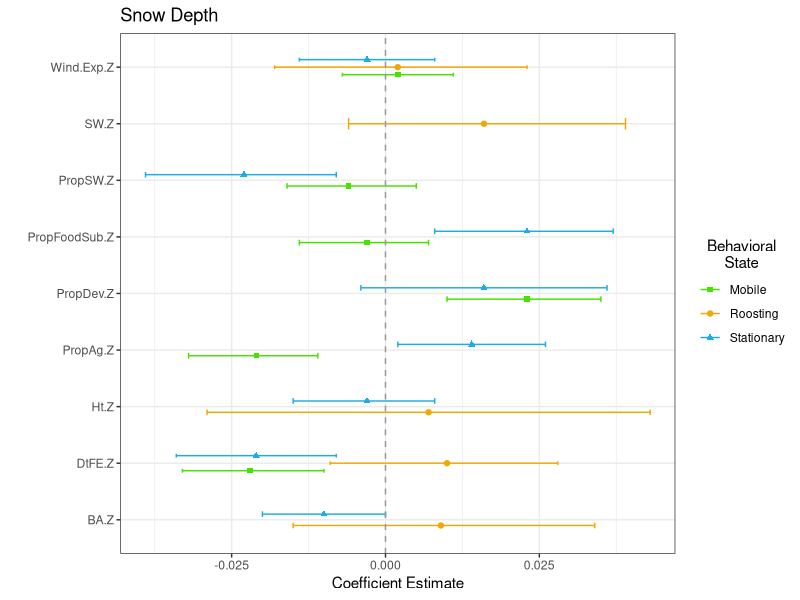
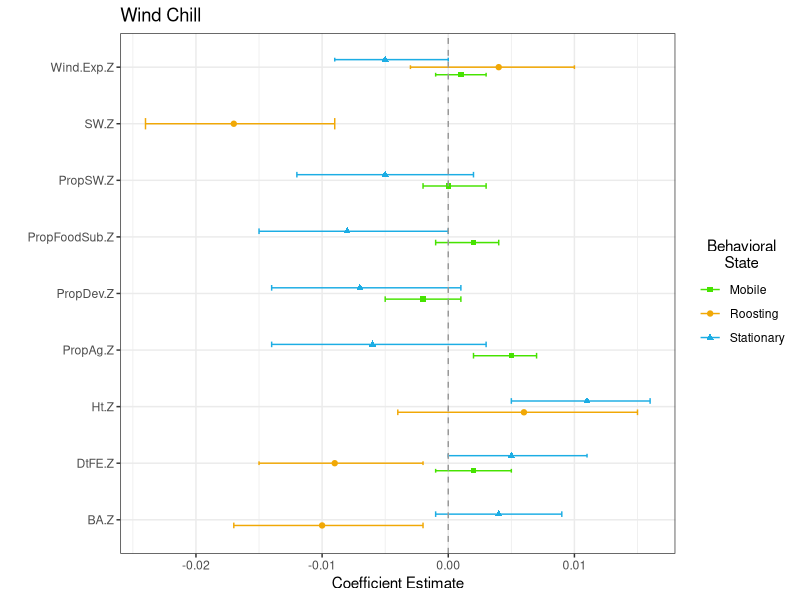
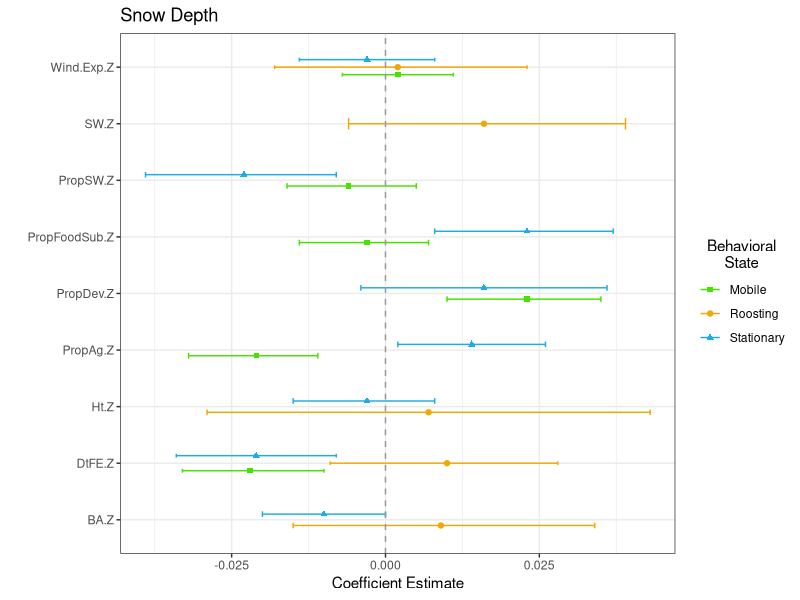
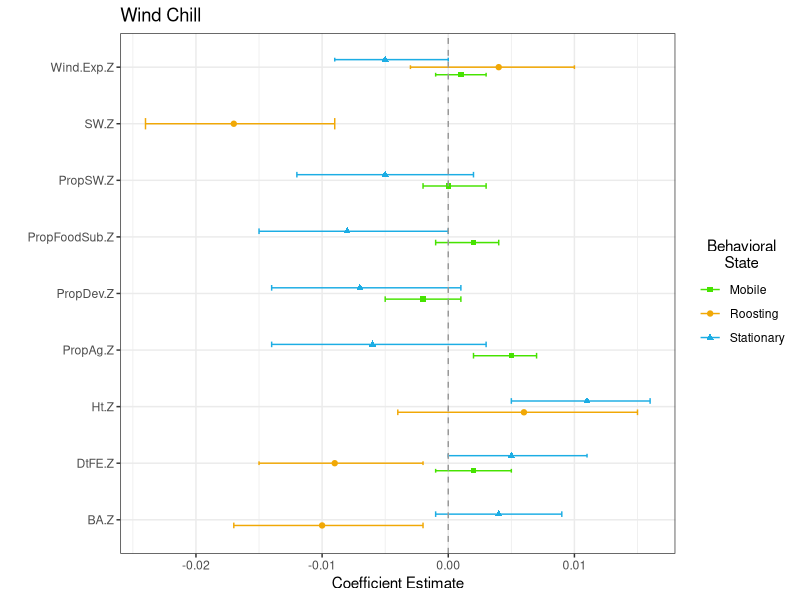
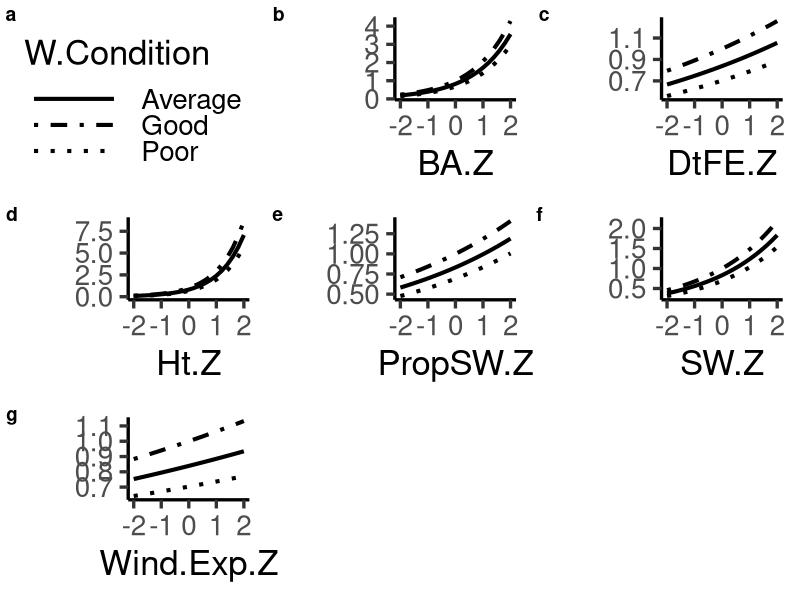
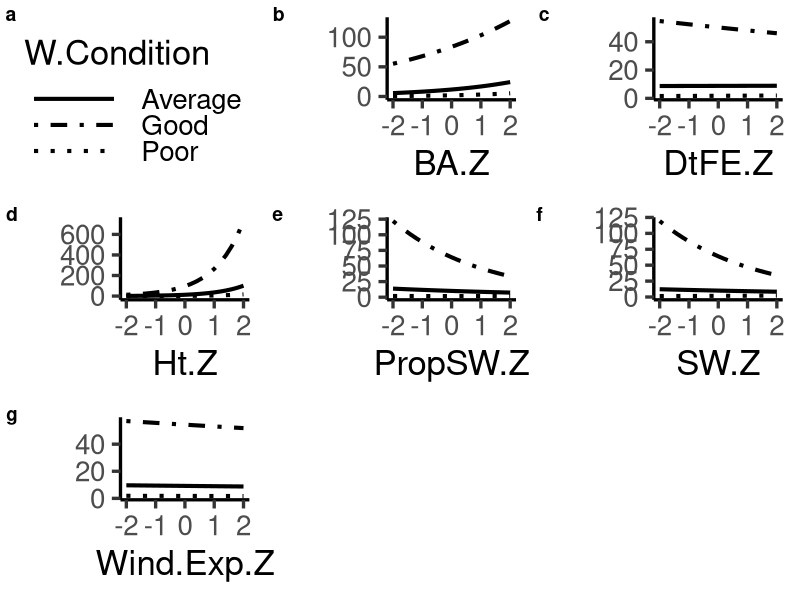

These figures' R source, in order: (Note: this script raises an error after producing the figures.)
require(dplyr)
require(ggplot2)
require(forcats)

### Comparison of Magnitude of Interactions
interactions.raw <- read.csv("Results/InteractionResults.csv") %>%
  mutate(Beh_State = as.factor(Analysis)) %>%
  mutate(LC_Cov = as.factor(HabitatCov)) %>%
  rename(Interaction = mean, SD = sd)
# interactions.raw$Beh_State <- factor(interactions.raw$Beh_State,
#                                      levels = c("Roost", "Loafing", "Foraging"))
# interactions.raw$LC_Cov <- factor(interactions.raw$LC_Cov,
#                                   levels = c("Wind Exposure", "Distance to Edge", "Proportion Ag",
#                                              "Proportion Dev", "Proportion SW", "% Softwood",
#                                              "Mean Tree Height", "Basal Area"))

#Graph showing interaction terms for snow depth
int.Snow <- interactions.raw %>% filter(WeatherCov == "SD")
ggplot(data = int.Snow, aes(y = LC_Cov, x = Interaction, shape = Beh_State, color = Beh_State)) +
  geom_point(size = 1.5,
             position = position_dodge(width = .4)) +
  geom_errorbar(aes(xmin = X0.025quant, xmax = X0.975quant),
                width = .2,
                position = position_dodge(width = .4)) +
  geom_vline(xintercept = 0, color = "grey60", linetype = 2) +
  theme_bw() + 
  xlab("Coefficient Estimate") +
  ylab("") +
  ggtitle("Snow Depth") +
  labs(color = "Behavioral\nState") + 
  theme(legend.title.align=0.5) + 
  scale_colour_manual(name = "Behavioral\nState",
                      # labels = c("Roost", "Stationary", "Mobile"),
                      values = c("#46e300", "#f1a806", "#1cade4")) +   
  scale_shape_manual(name = "Behavioral\nState",
                     # labels = c("Roost", "Stationary", "Mobile"),
                     values = c(15, 19, 17))
ggsave("Results/SnowDepth_InteractionComp.jpeg", width = 8, height = 7, units = "in")


#Graph showing interaction terms for Previous days wind chill
int.Wind <- interactions.raw %>% filter(WeatherCov == "WC_prev")
ggplot(data = int.Wind, aes(y = LC_Cov, x = Interaction, shape = Beh_State, color = Beh_State)) +
  geom_point(size = 1.5,
             position = position_dodge(width = .4)) +
  geom_errorbar(aes(xmin = X0.025quant, xmax = X0.975quant),
                width = .2,
                position = position_dodge(width = .4)) +
  geom_vline(xintercept = 0, color = "grey60", linetype = 2) +
  theme_bw() + 
  xlab("Coefficient Estimate") +
  ylab("") +
  ggtitle("Wind Chill") +
  labs(color = "Behavioral\nState") + 
  theme(legend.title.align=0.5) + 
  scale_colour_manual(name = "Behavioral\nState",
                      # labels = c("Roost", "Stationary", "Mobile"),
                      values = c("#46e300", "#f1a806", "#1cade4")) +   
  scale_shape_manual(name = "Behavioral\nState",
                     # labels = c("Roost", "Stationary", "Mobile"),
                     values = c(15, 19, 17))
ggsave("Results/WindChill_InteractionComp.jpeg", width = 8, height = 7, units = "in")


#make big points
#remove endcaps on error bars
#thicker error lines

################################################################################################
### Plot Matrix showing selection at Poor, Average, and Good Weather
require(cowplot)

interactions.raw <- read.csv("Results/CowplotData.csv") %>%
  # mutate(Beh_State = factor(Beh_State, levels = c("Roost", "Stationary", "Mobile"))) %>%
  # mutate(LC_Cov = factor(LC_Cov,
  #                        levels = c("Distance to Edge", "Wind Exposure", "Proportion Ag",
  #                                   "Proportion Dev", "Proportion SW",
  #                                   "Mean Tree Height", "Basal Area", "% Softwood"))) %>%
  arrange(Beh_State, LC_Cov)

int.Snow.Roost <- interactions.raw %>% filter(Weath_Cov == "SD") %>% filter(Beh_State == "Roosting")
int.Wind.Roost <- interactions.raw %>% filter(Weath_Cov == "WC_prev") %>% filter(Beh_State == "Roosting")
int.Snow.Loaf <- interactions.raw %>% filter(Weath_Cov == "SD") %>% filter(Beh_State == "Loafing") %>% distinct()
int.Wind.Loaf <- interactions.raw %>% filter(Weath_Cov == "WC_prev") %>% filter(Beh_State == "Loafing") %>% distinct()
int.Snow.Forage <- interactions.raw %>% filter(Weath_Cov == "SD") %>% filter(Beh_State == "Foraging") %>% distinct()
int.Wind.Forage <- interactions.raw %>% filter(Weath_Cov == "WC_prev") %>% filter(Beh_State == "Foraging") %>% distinct()
int.Wind <- interactions.raw %>% filter(Weath_Cov == "WC_prev")
int.Snow <- interactions.raw %>% filter(Weath_Cov == "SD")
# Condition Thresholds (Used summary on raw data and chose near 1st/3rd Quantile and Mean)
# Wind Chill/Roost = 4, 15, 27
# Snow Depth/Roost = 0, 4, 8

# #This is all plots as one.
# i = 1
# snow.list <- list()
# snow.plots <- list()
# for(i in 1:length(int.Snow$LC_Cov)){
#   snow.df <- data.frame(Behavior = int.Snow$Beh_State[i],
#                         LC = int.Snow$LC_Cov[i],
#                         LC.Coef = int.Snow$LC_Coef[i],
#                         W.Coef = int.Snow$Weath_Coef[i],
#                         Int.Coef = int.Snow$Interaction[i],
#                         LC.Val = rep(seq(-2, 2,.2),3),
#                         W.Val = rep(c(0,4,8), each = 21),
#                         W.Condition = rep(c("Good","Average","Poor"), each = 21))
#   snow.list[[i]] <- snow.df %>%
#     mutate(Est = exp((LC.Coef*LC.Val) + (W.Coef*W.Val) + (Int.Coef*LC.Val*W.Val)))
#   snow.plot <- ggplot(data = snow.list[[i]], aes(x = LC.Val, y = Est, group = W.Condition)) +
#     geom_line(aes(linetype = W.Condition), size = 1.4) +
#     scale_linetype_manual(values = c("solid", 'dotdash', "dotted")) +
#     theme_classic() +
#     xlab(snow.df$LC[i]) + ylab("")
#   
#   snow.plots[[i]] <- snow.plot + theme(legend.position="none")
# }
# 
# legend <- get_legend(snow.plot + theme(legend.position = "bottom"))
# plot_grid(plotlist = snow.plots,
#           legend,
#           labels = "auto",
#           nrow = 3,
#           align = "hv",
#           axis = "lb")

###Roosting 
##Snow Depth 
snow.list <- list()
snow.plots <- list()
for(i in 1:length(int.Snow.Roost$LC_Cov)){
  snow.df <- data.frame(Behavior = int.Snow.Roost$Beh_State[i],
                        LC = int.Snow.Roost$LC_Cov[i],
                        LC.Coef = int.Snow.Roost$LC_Coef[i],
                        W.Coef = int.Snow.Roost$Weath_Coef[i],
                        Int.Coef = int.Snow.Roost$Interaction[i],
                        LC.Val = rep(seq(-2, 2,.2),3),
                        W.Val = rep(c(0,4,8), each = 21),
                        W.Condition = rep(c("Good","Average","Poor"), each = 21))
  snow.list[[i]] <- snow.df %>%
    mutate(Est = exp((LC.Coef*LC.Val) + (W.Coef*W.Val) + (Int.Coef*LC.Val*W.Val)))
  snow.plot <- ggplot(data = snow.list[[i]], aes(x = LC.Val, y = Est, group = W.Condition)) +
    geom_line(aes(linetype = W.Condition), size = 1.4) +
    scale_linetype_manual(values = c("solid", 'dotdash', "dotted")) +
    theme_classic(base_size = 25) +
    xlab(snow.df$LC[i]) + ylab("")
  
  snow.plots[[i]] <- snow.plot + theme(legend.position="none")
}

legend <- get_legend(snow.plot + theme(legend.position = "right", legend.key.width=unit(1,"inch")))

jpeg('Results/Roost_Snow.jpg', width = 1300, height = 1500)
plot_grid(plotlist = snow.plots,
          legend,
          labels = "auto",
          nrow = 3,
          align = "hv",
          axis = "lb")
dev.off()

##Wind Chill
wind.list <- list()
wind.plots <- list()
for(i in 1:length(int.Wind.Roost$LC_Cov)){
  wind.df <- data.frame(Behavior = int.Wind.Roost$Beh_State[i],
                        LC = int.Wind.Roost$LC_Cov[i],
                        LC.Coef = int.Wind.Roost$LC_Coef[i],
                        W.Coef = int.Wind.Roost$Weath_Coef[i],
                        Int.Coef = int.Wind.Roost$Interaction[i],
                        LC.Val = rep(seq(-2, 2,.2),3),
                        W.Val = rep(c(27,15,4), each = 21),
                        W.Condition = rep(c("Good","Average","Poor"), each = 21))
  wind.list[[i]] <- wind.df %>%
    mutate(Est = exp((LC.Coef*LC.Val) + (W.Coef*W.Val) + (Int.Coef*LC.Val*W.Val)))
  wind.plot <- ggplot(data = wind.list[[i]], aes(x = LC.Val, y = Est, group = W.Condition)) +
    geom_line(aes(linetype = W.Condition), size = 1.4) +
    scale_linetype_manual(values = c("solid", 'dotdash', "dotted")) +
    theme_classic(base_size = 25) +
    xlab(wind.df$LC[i]) + ylab("")
  
  wind.plots[[i]] <- wind.plot + theme(legend.position="none")
}

legend <- get_legend(wind.plot + theme(legend.position = "right", legend.key.width=unit(1,"inch")))


jpeg('Results/Roost_Wind.jpg', width = 1300, height = 1500)
plot_grid(plotlist = wind.plots,
          legend,
          labels = "auto",
          nrow = 3,
          align = "hv",
          axis = "lb")
dev.off()

###Loafing 
##Snow Depth 
snow.list <- list()
snow.plots <- list()
for(i in 1:length(int.Snow.Loaf$LC_Cov)){
  snow.df <- data.frame(Behavior = int.Snow.Loaf$Beh_State[i],
                        LC = int.Snow.Loaf$LC_Cov[i],
                        LC.Coef = int.Snow.Loaf$LC_Coef[i],
                        W.Coef = int.Snow.Loaf$Weath_Coef[i],
                        Int.Coef = int.Snow.Loaf$Interaction[i],
                        LC.Val = rep(seq(-2, 2,.2),3),
                        W.Val = rep(c(0,4,8), each = 21),
                        W.Condition = rep(c("Good","Average","Poor"), each = 21))
  snow.list[[i]] <- snow.df %>%
    mutate(Est = exp((LC.Coef*LC.Val) + (W.Coef*W.Val) + (Int.Coef*LC.Val*W.Val)))
  snow.plot <- ggplot(data = snow.list[[i]], aes(x = LC.Val, y = Est, group = W.Condition)) +
    geom_line(aes(linetype = W.Condition), size = 1.4) +
    scale_linetype_manual(values = c("solid", 'dotdash', "dotted")) +
    theme_classic(base_size = 25) +
    xlab(snow.df$LC[i]) + ylab("")
  
  snow.plots[[i]] <- snow.plot + theme(legend.position="none")
}

legend <- get_legend(snow.plot + theme(legend.position = "right", legend.key.width=unit(1,"inch")))

jpeg('Results/Loafing_Snow.jpg', width = 1800, height = 1500)
plot_grid(plotlist = snow.plots,
          legend,
          labels = "auto",
          nrow = 3,
          align = "hv",
          axis = "lb")
dev.off()

##Wind Chill
wind.list <- list()
wind.plots <- list()
for(i in 1:length(int.Wind.Loaf$LC_Cov)){
  wind.df <- data.frame(Behavior = int.Wind.Loaf$Beh_State[i],
                        LC = int.Wind.Loaf$LC_Cov[i],
                        LC.Coef = int.Wind.Loaf$LC_Coef[i],
                        W.Coef = int.Wind.Loaf$Weath_Coef[i],
                        Int.Coef = int.Wind.Loaf$Interaction[i],
                        LC.Val = rep(seq(-2, 2,.2),3),
                        W.Val = rep(c(27,15,4), each = 21),
                        W.Condition = rep(c("Good","Average","Poor"), each = 21))
  wind.list[[i]] <- wind.df %>%
    mutate(Est = exp((LC.Coef*LC.Val) + (W.Coef*W.Val) + (Int.Coef*LC.Val*W.Val)))
  wind.plot <- ggplot(data = wind.list[[i]], aes(x = LC.Val, y = Est, group = W.Condition)) +
    geom_line(aes(linetype = W.Condition), size = 1.4) +
    scale_linetype_manual(values = c("solid", 'dotdash', "dotted")) +
    theme_classic(base_size = 25) +
    xlab(wind.df$LC[i]) + ylab("")
  
  wind.plots[[i]] <- wind.plot + theme(legend.position="none")
}

legend <- get_legend(wind.plot + theme(legend.position = "right", legend.key.width=unit(1,"inch")))

jpeg('Results/Loafing_Wind.jpg', width = 1800, height = 1500)
plot_grid(plotlist = wind.plots,
          legend,
          labels = "auto",
          nrow = 3,
          align = "hv",
          axis = "lb")
dev.off()

###Foraging
##Snow Depth 
snow.list <- list()
snow.plots <- list()
for(i in 1:length(int.Snow.Forage$LC_Cov)){
  snow.df <- data.frame(Behavior = int.Snow.Forage$Beh_State[i],
                        LC = int.Snow.Forage$LC_Cov[i],
                        LC.Coef = int.Snow.Forage$LC_Coef[i],
                        W.Coef = int.Snow.Forage$Weath_Coef[i],
                        Int.Coef = int.Snow.Forage$Interaction[i],
                        LC.Val = rep(seq(-2, 2,.2),3),
                        W.Val = rep(c(0,4,8), each = 21),
                        W.Condition = rep(c("Good","Average","Poor"), each = 21))
  snow.list[[i]] <- snow.df %>%
    mutate(Est = exp((LC.Coef*LC.Val) + (W.Coef*W.Val) + (Int.Coef*LC.Val*W.Val)))
  snow.plot <- ggplot(data = snow.list[[i]], aes(x = LC.Val, y = Est, group = W.Condition)) +
    geom_line(aes(linetype = W.Condition), size = 1.4) +
    scale_linetype_manual(values = c("solid", 'dotdash', "dotted")) +
    theme_classic(base_size = 25) +
    xlab(snow.df$LC[i]) + ylab("")
  
  snow.plots[[i]] <- snow.plot + theme(legend.position="none")
}

legend <- get_legend(snow.plot + theme(legend.position = "right", legend.key.width=unit(1,"inch")))


jpeg('Results/Foraging_Snow.jpg', width = 1800, height = 1500)
plot_grid(plotlist = snow.plots,
          legend,
          labels = "auto",
          nrow = 3,
          align = "hv",
          axis = "lb")
dev.off()

##Wind Chill
wind.list <- list()
wind.plots <- list()
for(i in 1:length(int.Wind.Forage$LC_Cov)){
  wind.df <- data.frame(Behavior = int.Wind.Forage$Beh_State[i],
                        LC = int.Wind.Forage$LC_Cov[i],
                        LC.Coef = int.Wind.Forage$LC_Coef[i],
                        W.Coef = int.Wind.Forage$Weath_Coef[i],
                        Int.Coef = int.Wind.Forage$Interaction[i],
                        LC.Val = rep(seq(-2, 2,.2),3),
                        W.Val = rep(c(27,15,4), each = 21),
                        W.Condition = rep(c("Good","Average","Poor"), each = 21))
  wind.list[[i]] <- wind.df %>%
    mutate(Est = exp((LC.Coef*LC.Val) + (W.Coef*W.Val) + (Int.Coef*LC.Val*W.Val)))
  wind.plot <- ggplot(data = wind.list[[i]], aes(x = LC.Val, y = Est, group = W.Condition)) +
    geom_line(aes(linetype = W.Condition), size = 1.4) +
    scale_linetype_manual(values = c("solid", 'dotdash', "dotted")) +
    theme_classic(base_size = 25) +
    xlab(wind.df$LC[i]) + ylab("")
  
  wind.plots[[i]] <- wind.plot + theme(legend.position="none")
}

legend <- get_legend(wind.plot + theme(legend.position = "right", legend.key.width=unit(1,"inch")))


jpeg('Results/Foraging_Wind.jpg', width = 1800, height = 1500)
plot_grid(plotlist = wind.plots,
          legend,
          labels = "auto",
          nrow = 3,
          align = "hv",
          axis = "lb")
dev.off()

#### Momentuhmm Transition Probability graphs
